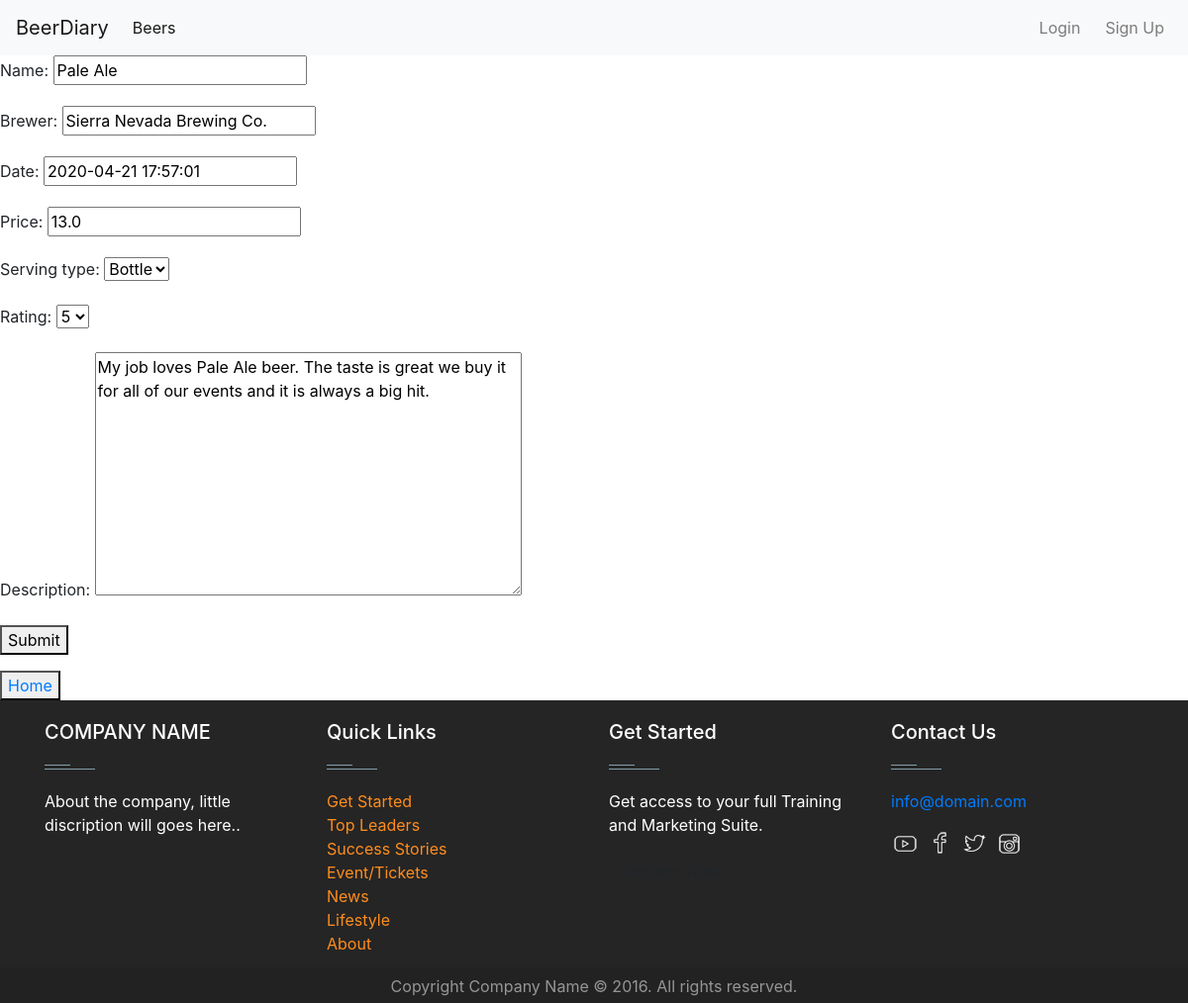
The app's page /2/update, older data.
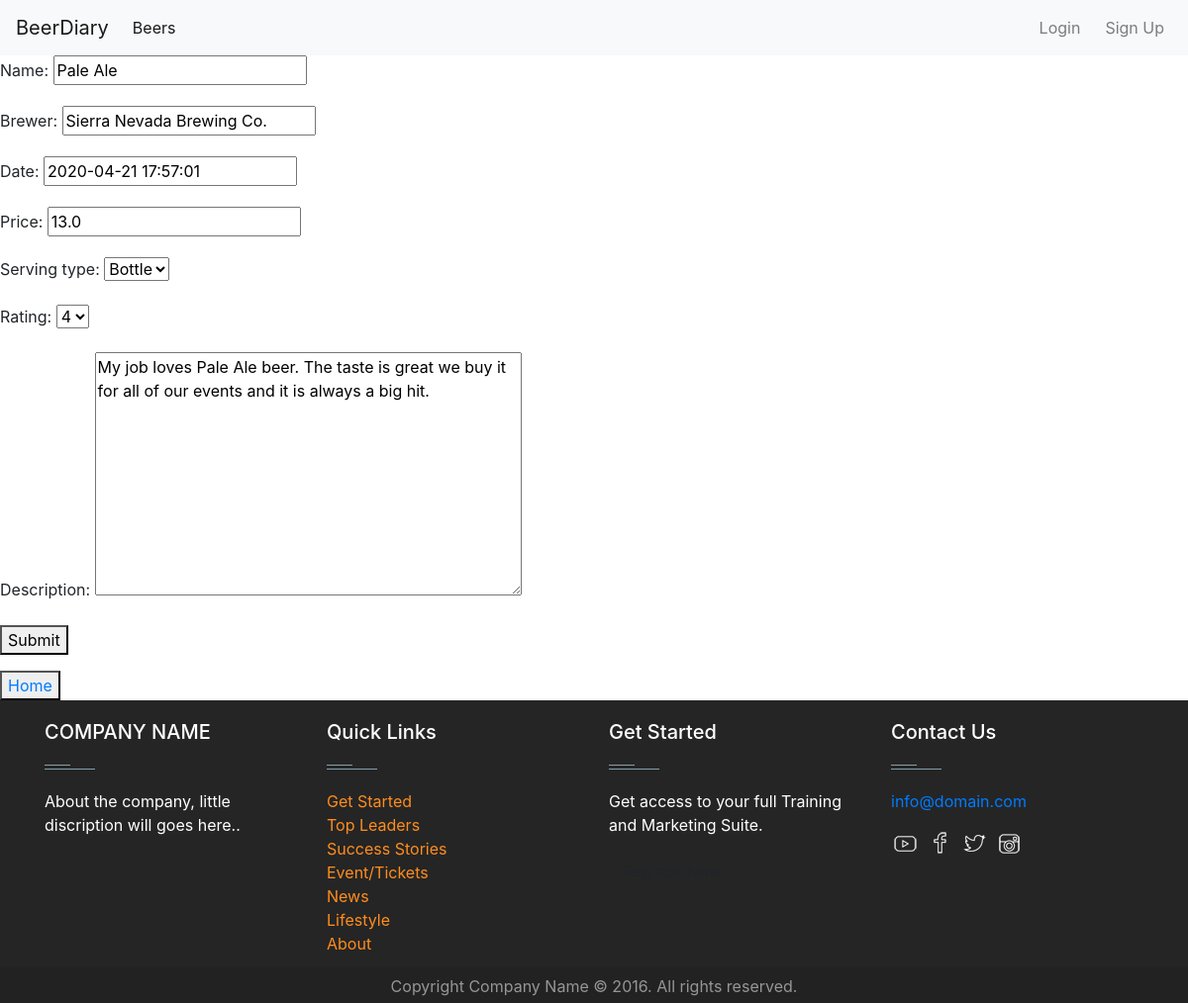
The same page, newer data.
### beers/models.py (models this page shows, shortened)
class Beer(models.Model):
    name = models.CharField(max_length=250)
    brewer = models.CharField(max_length=250)
    date = models.DateTimeField(default=datetime.now)
    price = models.FloatField()
    serving_type = models.CharField(max_length=250)
    rating = models.CharField(max_length=250)
    description = models.TextField(max_length=500, null=True)

### beers/views.py (the view)
# urls.py: path('<slug:pk>/update', views.UpdateBeer.as_view(), name='update_beer'),
class UpdateBeer(UpdateView):
    form_class = AddBeerForm
    template_name = 'beers/add_beer.html'
    model = Beer
    success_url = reverse_lazy('beers:detail')

### beers/forms.py
class AddBeerForm(forms.ModelForm):
    CHOICES = (
        ("Bottle", "Bottle"),
        ("Draft", "Draft"),
    )
    serving_type = forms.ChoiceField(choices=CHOICES)
    rating = forms.ChoiceField(choices=[(x, x) for x in range(1, 6)])
    class Meta:
        model = Beer
        fields = '__all__'

### templates/beers/add_beer.html (shortened to what this page needs)
{% extends 'base.html' %}
{% load staticfiles %}
{% block main-content %}
<form method="post" enctype="multipart/form-data">
  {{ form.as_p }}
  <button type="submit">Submit</button>
</form>
<button>
  <a href="{% url 'beers:detail' %}">Home</a>
</button>
{% endblock %}

Row changes from the older to the newer data that the page shows:
changed Beer "Pale Ale": rating "5" → "4"
